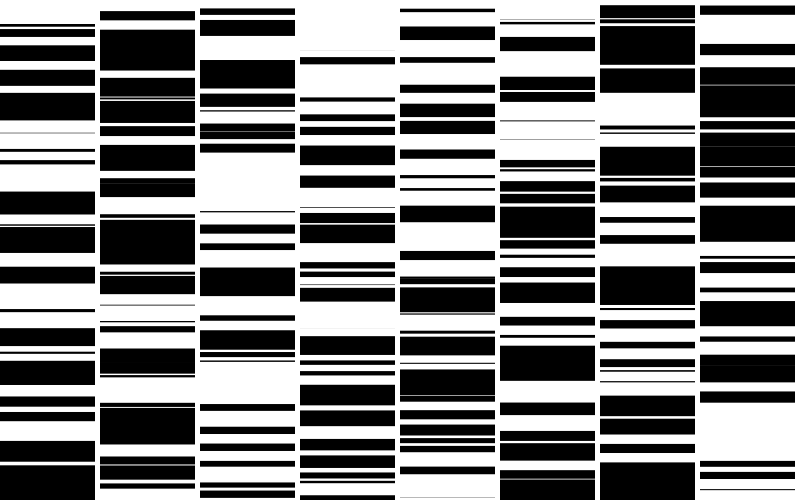
Frame 1 (no input)
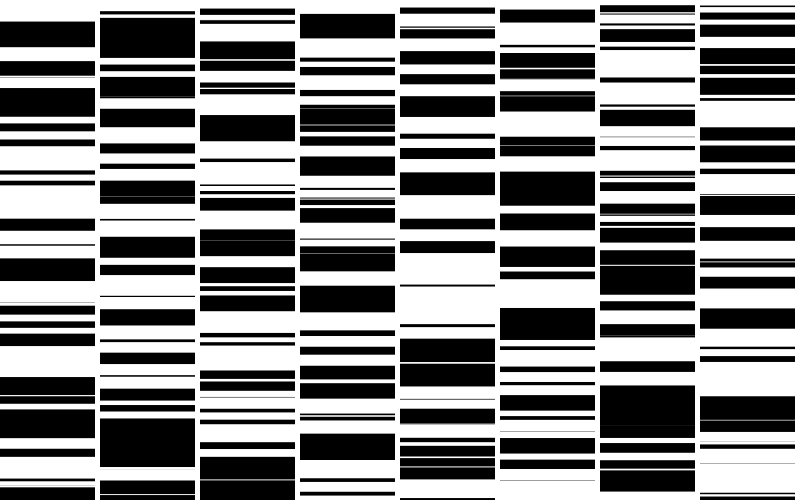
Frame 2 (the mouse pressed at the canvas centre, redrawn once)

The Processing sketch that drew these frames (run headless with seeded random() and noise(); the mouse was pressed at the canvas centre and the sketch redrawn once):

// Processing sketch: processing_10057
// ── processing_10057.pde

void setup (){


  size (800, 500); 
  background (255);  
  noStroke(); 





}

void draw(){

  boolean flipflop = false;

  int z = 5; 

  for ( int i = 0; i <= width-width/8; i+= width/8)
  {

    // line (i, 0, i, height);  
    for (int x = 0;   x< height; x+= height/100)
    {

      if (flipflop)
        fill(0); 
      else
        fill(255); 
      pushMatrix(); 
      translate (i, 0); 
      rect(0, random(0,20)+x, width/8-5, random(0, 10)+x); 
      popMatrix(); 
      flipflop = !flipflop; 
    }
  }

  noLoop(); 
}
